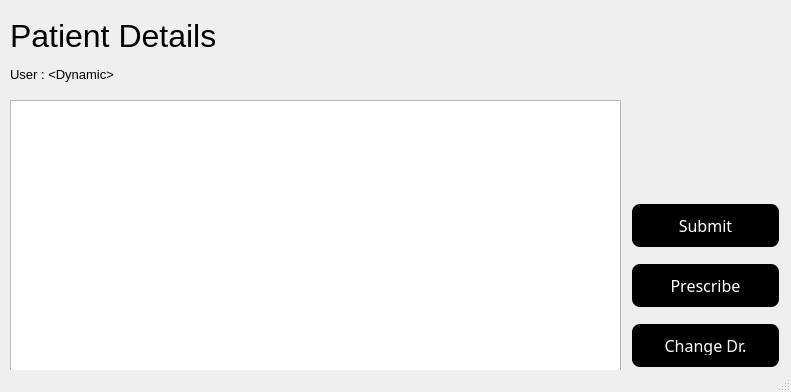
<?xml version="1.0" encoding="UTF-8"?>
<ui version="4.0">
 <class>MainWindow</class>
 <widget class="QMainWindow" name="MainWindow">
  <property name="geometry">
   <rect>
    <x>0</x>
    <y>0</y>
    <width>791</width>
    <height>392</height>
   </rect>
  </property>
  <property name="windowTitle">
   <string>MainWindow</string>
  </property>
  <property name="styleSheet">
   <string notr="true">font: 8pt &quot;Space Grotesk&quot;;</string>
  </property>
  <widget class="QWidget" name="centralwidget">
   <widget class="QPushButton" name="pushButton_3">
    <property name="geometry">
     <rect>
      <x>630</x>
      <y>200</y>
      <width>151</width>
      <height>51</height>
     </rect>
    </property>
    <property name="font">
     <font>
      <family>Space Grotesk</family>
      <pointsize>-1</pointsize>
      <weight>50</weight>
      <italic>false</italic>
      <bold>false</bold>
      <underline>false</underline>
      <strikeout>false</strikeout>
     </font>
    </property>
    <property name="styleSheet">
     <string notr="true">/* QPushButton Style */
QPushButton {
    background-color: #000; /* Black */
    border: none;
    color: #FFF; /* White */
    padding: 12px 24px;
    text-align: center;
    text-decoration: none;
    display: inline-block;
    font-size: 16px;
    margin: 4px 2px;
    transition-duration: 0.4s;
    cursor: pointer;
    border-radius: 8px;
}

QPushButton:hover {
    background-color: #333; /* Darker Gray */
}

QPushButton:pressed {
    background-color: #666; /* Even Darker Gray */
    box-shadow: 0 3px 6px rgba(0, 0, 0, 0.16), 0 3px 6px rgba(0, 0, 0, 0.23);
}
</string>
    </property>
    <property name="text">
     <string>Submit</string>
    </property>
   </widget>
   <widget class="QLabel" name="label_7">
    <property name="geometry">
     <rect>
      <x>10</x>
      <y>10</y>
      <width>361</width>
      <height>81</height>
     </rect>
    </property>
    <property name="text">
     <string>&lt;html&gt;&lt;head/&gt;&lt;body&gt;&lt;p&gt;&lt;span style=&quot; font-size:24pt;&quot;&gt;Patient Details&lt;/span&gt;&lt;/p&gt;&lt;p&gt;&lt;span style=&quot; font-size:10pt;&quot;&gt;User : &amp;lt;Dynamic&amp;gt;&lt;/span&gt;&lt;/p&gt;&lt;/body&gt;&lt;/html&gt;</string>
    </property>
   </widget>
   <widget class="QTextBrowser" name="textBrowser">
    <property name="geometry">
     <rect>
      <x>10</x>
      <y>100</y>
      <width>611</width>
      <height>271</height>
     </rect>
    </property>
   </widget>
   <widget class="QPushButton" name="pushButton_5">
    <property name="geometry">
     <rect>
      <x>630</x>
      <y>320</y>
      <width>151</width>
      <height>51</height>
     </rect>
    </property>
    <property name="font">
     <font>
      <family>Space Grotesk</family>
      <pointsize>-1</pointsize>
      <weight>50</weight>
      <italic>false</italic>
      <bold>false</bold>
      <underline>false</underline>
      <strikeout>false</strikeout>
     </font>
    </property>
    <property name="styleSheet">
     <string notr="true">/* QPushButton Style */
QPushButton {
    background-color: #000; /* Black */
    border: none;
    color: #FFF; /* White */
    padding: 12px 24px;
    text-align: center;
    text-decoration: none;
    display: inline-block;
    font-size: 16px;
    margin: 4px 2px;
    transition-duration: 0.4s;
    cursor: pointer;
    border-radius: 8px;
}

QPushButton:hover {
    background-color: #333; /* Darker Gray */
}

QPushButton:pressed {
    background-color: #666; /* Even Darker Gray */
    box-shadow: 0 3px 6px rgba(0, 0, 0, 0.16), 0 3px 6px rgba(0, 0, 0, 0.23);
}
</string>
    </property>
    <property name="text">
     <string>Change Dr.</string>
    </property>
   </widget>
   <widget class="QPushButton" name="pushButton_6">
    <property name="geometry">
     <rect>
      <x>630</x>
      <y>260</y>
      <width>151</width>
      <height>51</height>
     </rect>
    </property>
    <property name="font">
     <font>
      <family>Space Grotesk</family>
      <pointsize>-1</pointsize>
      <weight>50</weight>
      <italic>false</italic>
      <bold>false</bold>
      <underline>false</underline>
      <strikeout>false</strikeout>
     </font>
    </property>
    <property name="styleSheet">
     <string notr="true">/* QPushButton Style */
QPushButton {
    background-color: #000; /* Black */
    border: none;
    color: #FFF; /* White */
    padding: 12px 24px;
    text-align: center;
    text-decoration: none;
    display: inline-block;
    font-size: 16px;
    margin: 4px 2px;
    transition-duration: 0.4s;
    cursor: pointer;
    border-radius: 8px;
}

QPushButton:hover {
    background-color: #333; /* Darker Gray */
}

QPushButton:pressed {
    background-color: #666; /* Even Darker Gray */
    box-shadow: 0 3px 6px rgba(0, 0, 0, 0.16), 0 3px 6px rgba(0, 0, 0, 0.23);
}
</string>
    </property>
    <property name="text">
     <string>Prescribe</string>
    </property>
   </widget>
  </widget>
  <widget class="QStatusBar" name="statusbar"/>
 </widget>
 <resources/>
 <connections/>
</ui>
